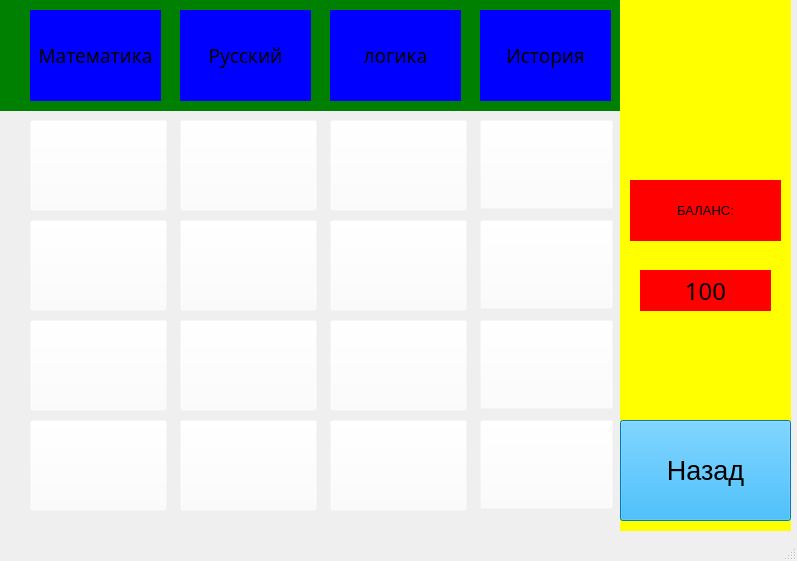
<?xml version="1.0" encoding="UTF-8"?>
<ui version="4.0">
 <class>MainWindow</class>
 <widget class="QMainWindow" name="MainWindow">
  <property name="geometry">
   <rect>
    <x>0</x>
    <y>0</y>
    <width>797</width>
    <height>561</height>
   </rect>
  </property>
  <property name="windowTitle">
   <string>MainWindow</string>
  </property>
  <widget class="QWidget" name="centralwidget">
   <widget class="QLabel" name="label">
    <property name="geometry">
     <rect>
      <x>0</x>
      <y>-40</y>
      <width>801</width>
      <height>591</height>
     </rect>
    </property>
    <property name="styleSheet">
     <string notr="true">background-image: url(:/помощник викторины/викторина.jpg);</string>
    </property>
    <property name="text">
     <string/>
    </property>
    <property name="pixmap">
     <pixmap>картинкни/викторина.jpg</pixmap>
    </property>
   </widget>
   <widget class="QLabel" name="math">
    <property name="geometry">
     <rect>
      <x>30</x>
      <y>10</y>
      <width>131</width>
      <height>91</height>
     </rect>
    </property>
    <property name="font">
     <font>
      <family>MV Boli</family>
      <pointsize>14</pointsize>
     </font>
    </property>
    <property name="styleSheet">
     <string notr="true">background-color: blue;</string>
    </property>
    <property name="text">
     <string>Математика</string>
    </property>
    <property name="alignment">
     <set>Qt::AlignCenter</set>
    </property>
   </widget>
   <widget class="QLabel" name="label_3">
    <property name="geometry">
     <rect>
      <x>0</x>
      <y>0</y>
      <width>791</width>
      <height>111</height>
     </rect>
    </property>
    <property name="styleSheet">
     <string notr="true">background-color: green;</string>
    </property>
    <property name="text">
     <string/>
    </property>
   </widget>
   <widget class="QLabel" name="russ">
    <property name="geometry">
     <rect>
      <x>180</x>
      <y>10</y>
      <width>131</width>
      <height>91</height>
     </rect>
    </property>
    <property name="font">
     <font>
      <family>MV Boli</family>
      <pointsize>14</pointsize>
     </font>
    </property>
    <property name="styleSheet">
     <string notr="true">background-color: blue;</string>
    </property>
    <property name="text">
     <string>Русский</string>
    </property>
    <property name="alignment">
     <set>Qt::AlignCenter</set>
    </property>
   </widget>
   <widget class="QLabel" name="logic">
    <property name="geometry">
     <rect>
      <x>330</x>
      <y>10</y>
      <width>131</width>
      <height>91</height>
     </rect>
    </property>
    <property name="font">
     <font>
      <family>MV Boli</family>
      <pointsize>14</pointsize>
     </font>
    </property>
    <property name="styleSheet">
     <string notr="true">background-color: blue;</string>
    </property>
    <property name="text">
     <string>логика</string>
    </property>
    <property name="alignment">
     <set>Qt::AlignCenter</set>
    </property>
   </widget>
   <widget class="QLabel" name="history">
    <property name="geometry">
     <rect>
      <x>480</x>
      <y>10</y>
      <width>131</width>
      <height>91</height>
     </rect>
    </property>
    <property name="font">
     <font>
      <family>MV Boli</family>
      <pointsize>14</pointsize>
     </font>
    </property>
    <property name="styleSheet">
     <string notr="true">background-color: blue;</string>
    </property>
    <property name="text">
     <string>История</string>
    </property>
    <property name="alignment">
     <set>Qt::AlignCenter</set>
    </property>
   </widget>
   <widget class="QLabel" name="label_7">
    <property name="geometry">
     <rect>
      <x>620</x>
      <y>0</y>
      <width>171</width>
      <height>531</height>
     </rect>
    </property>
    <property name="styleSheet">
     <string notr="true">background-color: yellow;</string>
    </property>
    <property name="text">
     <string/>
    </property>
   </widget>
   <widget class="QLabel" name="label_8">
    <property name="geometry">
     <rect>
      <x>630</x>
      <y>180</y>
      <width>151</width>
      <height>61</height>
     </rect>
    </property>
    <property name="font">
     <font>
      <pointsize>10</pointsize>
     </font>
    </property>
    <property name="styleSheet">
     <string notr="true">background-color: red;</string>
    </property>
    <property name="text">
     <string>БАЛАНС:</string>
    </property>
    <property name="alignment">
     <set>Qt::AlignCenter</set>
    </property>
   </widget>
   <widget class="QLabel" name="label_11">
    <property name="geometry">
     <rect>
      <x>640</x>
      <y>270</y>
      <width>131</width>
      <height>41</height>
     </rect>
    </property>
    <property name="font">
     <font>
      <family>Rage Italic</family>
      <pointsize>18</pointsize>
      <weight>50</weight>
      <italic>false</italic>
      <bold>false</bold>
     </font>
    </property>
    <property name="styleSheet">
     <string notr="true">background-color: red;
font: 18pt &quot;Rage Italic&quot;;</string>
    </property>
    <property name="text">
     <string>100</string>
    </property>
    <property name="alignment">
     <set>Qt::AlignCenter</set>
    </property>
   </widget>
   <widget class="QPushButton" name="m_100">
    <property name="geometry">
     <rect>
      <x>30</x>
      <y>120</y>
      <width>137</width>
      <height>91</height>
     </rect>
    </property>
    <property name="styleSheet">
     <string notr="true">background-color:  rgba(255, 255, 255, 0);
color: rgba(1, 1, 1, 0)</string>
    </property>
    <property name="text">
     <string>100</string>
    </property>
   </widget>
   <widget class="QPushButton" name="r_100">
    <property name="geometry">
     <rect>
      <x>180</x>
      <y>120</y>
      <width>137</width>
      <height>91</height>
     </rect>
    </property>
    <property name="styleSheet">
     <string notr="true">color: rgba(1, 1, 1, 0);
background-color:  rgba(255, 255, 255, 0);</string>
    </property>
    <property name="text">
     <string>100</string>
    </property>
   </widget>
   <widget class="QPushButton" name="log_100">
    <property name="geometry">
     <rect>
      <x>330</x>
      <y>120</y>
      <width>137</width>
      <height>91</height>
     </rect>
    </property>
    <property name="styleSheet">
     <string notr="true">background-color:  rgba(255, 255, 255, 0);
color: rgba(1, 1, 1, 0)</string>
    </property>
    <property name="text">
     <string>100</string>
    </property>
   </widget>
   <widget class="QPushButton" name="h_100">
    <property name="geometry">
     <rect>
      <x>480</x>
      <y>120</y>
      <width>133</width>
      <height>89</height>
     </rect>
    </property>
    <property name="styleSheet">
     <string notr="true">background-color:  rgba(255, 255, 255, 0);
color: rgba(1, 1, 1, 0)</string>
    </property>
    <property name="text">
     <string>100</string>
    </property>
   </widget>
   <widget class="QPushButton" name="log_200">
    <property name="geometry">
     <rect>
      <x>330</x>
      <y>220</y>
      <width>137</width>
      <height>91</height>
     </rect>
    </property>
    <property name="styleSheet">
     <string notr="true">background-color:  rgba(255, 255, 255, 0);
color: rgba(1, 1, 1, 0)</string>
    </property>
    <property name="text">
     <string>200</string>
    </property>
   </widget>
   <widget class="QPushButton" name="m_200">
    <property name="geometry">
     <rect>
      <x>30</x>
      <y>220</y>
      <width>137</width>
      <height>91</height>
     </rect>
    </property>
    <property name="styleSheet">
     <string notr="true">background-color:  rgba(255, 255, 255, 0);
color: rgba(1, 1, 1, 0)</string>
    </property>
    <property name="text">
     <string>200</string>
    </property>
   </widget>
   <widget class="QPushButton" name="h_200">
    <property name="geometry">
     <rect>
      <x>480</x>
      <y>220</y>
      <width>133</width>
      <height>89</height>
     </rect>
    </property>
    <property name="styleSheet">
     <string notr="true">background-color:  rgba(255, 255, 255, 0);
color: rgba(1, 1, 1, 0)</string>
    </property>
    <property name="text">
     <string>200</string>
    </property>
   </widget>
   <widget class="QPushButton" name="r_200">
    <property name="geometry">
     <rect>
      <x>180</x>
      <y>220</y>
      <width>137</width>
      <height>91</height>
     </rect>
    </property>
    <property name="styleSheet">
     <string notr="true">background-color:  rgba(255, 255, 255, 0);
color: rgba(1, 1, 1, 0)</string>
    </property>
    <property name="text">
     <string>200</string>
    </property>
   </widget>
   <widget class="QPushButton" name="log_300">
    <property name="geometry">
     <rect>
      <x>330</x>
      <y>320</y>
      <width>137</width>
      <height>91</height>
     </rect>
    </property>
    <property name="styleSheet">
     <string notr="true">background-color:  rgba(255, 255, 255, 0);
color: rgba(1, 1, 1, 0)</string>
    </property>
    <property name="text">
     <string>300</string>
    </property>
   </widget>
   <widget class="QPushButton" name="m_300">
    <property name="geometry">
     <rect>
      <x>30</x>
      <y>320</y>
      <width>137</width>
      <height>91</height>
     </rect>
    </property>
    <property name="styleSheet">
     <string notr="true">background-color:  rgba(255, 255, 255, 0);
color: rgba(1, 1, 1, 0)</string>
    </property>
    <property name="text">
     <string>300</string>
    </property>
   </widget>
   <widget class="QPushButton" name="h_300">
    <property name="geometry">
     <rect>
      <x>480</x>
      <y>320</y>
      <width>133</width>
      <height>89</height>
     </rect>
    </property>
    <property name="styleSheet">
     <string notr="true">background-color:  rgba(255, 255, 255, 0);
color: rgba(1, 1, 1, 0)</string>
    </property>
    <property name="text">
     <string>300</string>
    </property>
   </widget>
   <widget class="QPushButton" name="r_300">
    <property name="geometry">
     <rect>
      <x>180</x>
      <y>320</y>
      <width>137</width>
      <height>91</height>
     </rect>
    </property>
    <property name="styleSheet">
     <string notr="true">background-color:  rgba(255, 255, 255, 0);
color: rgba(1, 1, 1, 0)</string>
    </property>
    <property name="text">
     <string>300</string>
    </property>
   </widget>
   <widget class="QPushButton" name="log_400">
    <property name="geometry">
     <rect>
      <x>330</x>
      <y>420</y>
      <width>137</width>
      <height>91</height>
     </rect>
    </property>
    <property name="styleSheet">
     <string notr="true">background-color:  rgba(255, 255, 255, 0);
color: rgba(1, 1, 1, 0)</string>
    </property>
    <property name="text">
     <string>400</string>
    </property>
   </widget>
   <widget class="QPushButton" name="m_400">
    <property name="geometry">
     <rect>
      <x>30</x>
      <y>420</y>
      <width>137</width>
      <height>91</height>
     </rect>
    </property>
    <property name="styleSheet">
     <string notr="true">background-color:  rgba(255, 255, 255, 0);
color: rgba(1, 1, 1, 0)</string>
    </property>
    <property name="text">
     <string>400</string>
    </property>
   </widget>
   <widget class="QPushButton" name="h_400">
    <property name="geometry">
     <rect>
      <x>480</x>
      <y>420</y>
      <width>133</width>
      <height>89</height>
     </rect>
    </property>
    <property name="styleSheet">
     <string notr="true">background-color:  rgba(255, 255, 255, 0);
color: rgba(1, 1, 1, 0)</string>
    </property>
    <property name="text">
     <string>400</string>
    </property>
   </widget>
   <widget class="QPushButton" name="r_400">
    <property name="geometry">
     <rect>
      <x>180</x>
      <y>420</y>
      <width>137</width>
      <height>91</height>
     </rect>
    </property>
    <property name="styleSheet">
     <string notr="true">background-color:  rgba(255, 255, 255, 0);
color: rgba(1, 1, 1, 0)</string>
    </property>
    <property name="text">
     <string>400</string>
    </property>
   </widget>
   <widget class="QPushButton" name="pushButton">
    <property name="geometry">
     <rect>
      <x>620</x>
      <y>420</y>
      <width>171</width>
      <height>101</height>
     </rect>
    </property>
    <property name="font">
     <font>
      <pointsize>20</pointsize>
     </font>
    </property>
    <property name="styleSheet">
     <string notr="true">background-color: rgb(0, 170, 255);</string>
    </property>
    <property name="text">
     <string>Назад</string>
    </property>
   </widget>
   <zorder>label</zorder>
   <zorder>label_3</zorder>
   <zorder>math</zorder>
   <zorder>russ</zorder>
   <zorder>logic</zorder>
   <zorder>history</zorder>
   <zorder>label_7</zorder>
   <zorder>label_8</zorder>
   <zorder>label_11</zorder>
   <zorder>m_100</zorder>
   <zorder>r_100</zorder>
   <zorder>log_100</zorder>
   <zorder>h_100</zorder>
   <zorder>log_200</zorder>
   <zorder>m_200</zorder>
   <zorder>h_200</zorder>
   <zorder>r_200</zorder>
   <zorder>log_300</zorder>
   <zorder>m_300</zorder>
   <zorder>h_300</zorder>
   <zorder>r_300</zorder>
   <zorder>log_400</zorder>
   <zorder>m_400</zorder>
   <zorder>h_400</zorder>
   <zorder>r_400</zorder>
   <zorder>pushButton</zorder>
  </widget>
  <widget class="QMenuBar" name="menubar">
   <property name="geometry">
    <rect>
     <x>0</x>
     <y>0</y>
     <width>797</width>
     <height>26</height>
    </rect>
   </property>
  </widget>
  <widget class="QStatusBar" name="statusbar"/>
 </widget>
 <resources>
  <include location="помощник викторины.qrc"/>
 </resources>
 <connections/>
</ui>
